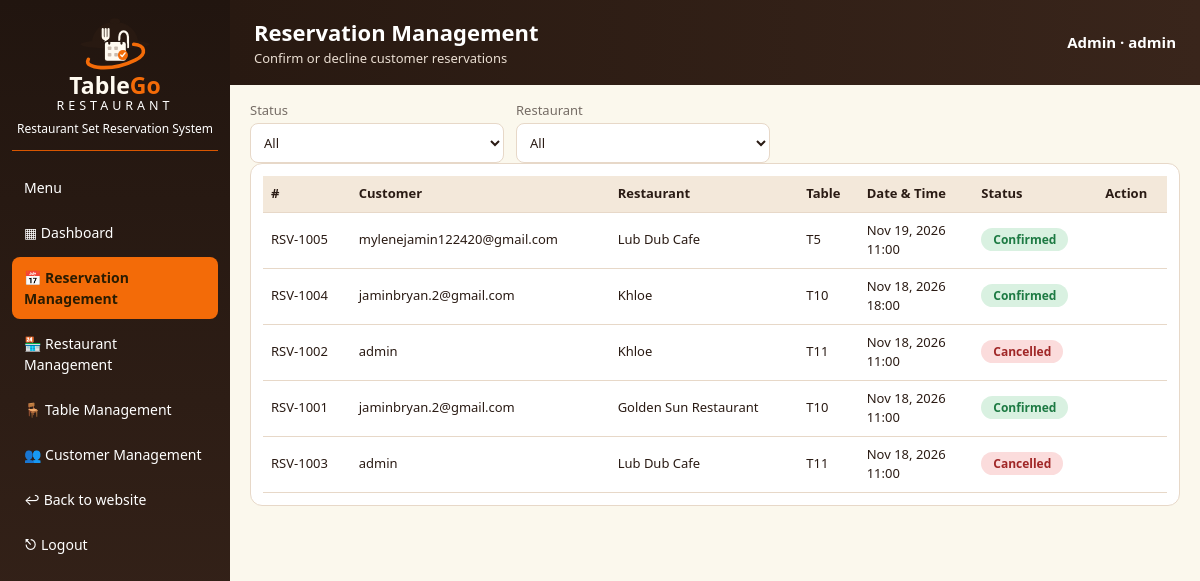
Page /dashboard/reservations/ (signed in) on the committed database.
### booking/models.py (models this page shows, shortened)
class Reservation(models.Model):
    STATUS = [("pending", "Pending"), ("confirmed", "Confirmed"), ("declined", "Declined"), ("cancelled", "Cancelled")]
    customer = models.ForeignKey(User, on_delete=models.CASCADE)
    customer_name = models.CharField(max_length=100, blank=True)
    restaurant = models.ForeignKey(Restaurant, on_delete=models.CASCADE)
    table = models.ForeignKey(Table, null=True, blank=True, on_delete=models.SET_NULL)
    date = models.DateField()
    time = models.CharField(max_length=5, choices=[(s, s) for s in SLOTS])
    guests = models.PositiveSmallIntegerField(validators=[MinValueValidator(1), MaxValueValidator(20)])
    phone = models.CharField(max_length=30, blank=True)
    occasion = models.CharField(max_length=30, blank=True)
    note = models.CharField(max_length=200, blank=True)
    status = models.CharField(max_length=10, choices=STATUS, default="pending")
    created = models.DateTimeField(auto_now_add=True)
    class Meta:
        ordering = ["date", "time"]

class Restaurant(models.Model):
    name = models.CharField(max_length=80)
    slug = models.SlugField(unique=True)
    cuisine = models.CharField(max_length=80)
    description = models.TextField(blank=True)
    fixtures = models.JSONField(default=list, blank=True, help_text="Floor-plan areas: label, x, y, w, h")
    location = models.CharField(max_length=80, blank=True)
    hours = models.CharField(max_length=60, blank=True)
    active = models.BooleanField(default=True)

class Table(models.Model):
    restaurant = models.ForeignKey(Restaurant, on_delete=models.CASCADE)
    name = models.CharField(max_length=20)
    seats = models.PositiveSmallIntegerField()
    shape = models.CharField(max_length=10, default="square",
                             choices=[("square", "Square"), ("rect", "Rectangle"), ("long", "Long"), ("banquet", "Banquet"), ("round", "Round")])
    x = models.PositiveSmallIntegerField(default=50, help_text="Left position on the floor plan, 0-100")
    y = models.PositiveSmallIntegerField(default=50, help_text="Top position on the floor plan, 0-100")

### booking/views.py (the view)
# urls.py: path("dashboard/reservations/", v.d_reservations, name="d_reservations"),
@dash_only
def d_reservations(request, rests, is_admin):
    status, slug = request.GET.get("status", ""), request.GET.get("r", "")
    items = Reservation.objects.filter(restaurant__in=rests).select_related("customer", "restaurant", "table").order_by("-date", "-time")
    if status:
        items = items.filter(status=status)
    if slug:
        items = items.filter(restaurant__slug=slug)
    return dash(request, "d_reservations.html", is_admin, "reservations", rests=rests, items=items, status=status, slug=slug)

### booking/views.py (called while the page is built)
def dash_only(fn):
    @wraps(fn)
    @login_required
    def wrapper(request, *a, **k):
        if request.user.is_staff:
            rests, is_admin = Restaurant.objects.all(), True
        elif getattr(request.user, "manager", None):
            rests, is_admin = Restaurant.objects.filter(pk=request.user.manager.restaurant_id), False
        else:
            raise PermissionDenied
        return fn(request, rests, is_admin, *a, **k)
    return wrapper

def dash(request, tpl, is_admin, nav, **ctx):
    return render(request, tpl, {"is_admin": is_admin, "nav": nav, **ctx})

### booking/templates/d_reservations.html (shortened to what this page needs)
{% extends "dash_base.html" %}{% block heading %}<h1>Reservation Management</h1><p>Confirm or decline customer reservations</p>{% endblock %}
{% block body %}<form method="get" class="grid2" style="max-width:520px"><label>Status<select name="status" onchange="this.form.submit()"><option value="">All</option></select></label>
<label>Restaurant<select name="r" onchange="this.form.submit()"><option value="">All</option></select></label></form>
<section class="box">{% include "_rtable.html" %}</section>{% endblock %}

### booking/templates/dash_base.html (shortened to what this page needs)
{% load static %}<!DOCTYPE html><html lang="en"><head><link rel="stylesheet" href="{% static 'booking/site.css' %}?v=3"></head><body>
<div class="dash"><aside class="side"><div class="logo">{% include "_logo.html" %}<b>Table<span>Go</span></b><small>RESTAURANT</small><em>Restaurant Set Reservation System</em></div>
<button class="side-menu-toggle" type="button" aria-expanded="false" aria-controls="side-nav">Menu</button><nav class="side-nav" id="side-nav">
<a class="{% if nav == 'dashboard' %}on{% endif %}" href="{% url 'dashboard' %}">▦ Dashboard</a>
<a class="{% if nav == 'reservations' %}on{% endif %}" href="{% url 'd_reservations' %}">📅 Reservation Management</a>
{% if is_admin %}<a class="{% if nav == 'restaurants' %}on{% endif %}" href="{% url 'd_restaurants' %}">🏪 Restaurant Management</a>{% endif %}
<a class="{% if nav == 'tables' %}on{% endif %}" href="{% url 'd_tables' %}">🪑 Table Management</a>
{% if is_admin %}<a class="{% if nav == 'customers' %}on{% endif %}" href="{% url 'd_customers' %}">👥 Customer Management</a>{% endif %}
<a href="{% url 'home' %}">↩ Back to website</a>
<form method="post" action="{% url 'logout' %}">{% csrf_token %}<button>⎋ Logout</button></form></nav></aside>
<div class="content"><div class="dtop"><div>{% block heading %}{% endblock %}</div><b>{% if is_admin %}Admin{% else %}Manager{% endif %} · {{ user.username }}</b></div>
<div class="dbody">{% for m in messages %}<div class="msg {{ m.tags }}">{{ m }}</div>{% endfor %}{% block body %}{% endblock %}</div></div></div>
</body></html>

### booking/templates/_rtable.html (shortened to what this page needs)
<div class="tw"><table class="dt"><tr><th>#</th><th>Customer</th><th>Restaurant</th><th>Table</th><th>Date &amp; Time</th><th>Status</th><th>Action</th></tr>
{% for r in items %}<tr><td>RSV-{{ r.pk|add:1000 }}</td><td>{{ r.customer.username }}</td><td>{{ r.restaurant.name }}</td><td>{{ r.table.name|default:"-" }}</td><td>{{ r.date|date:"M j, Y" }}<br>{{ r.time }}</td><td><span class="badge {{ r.status }}">{{ r.get_status_display }}</span></td>
<td></td></tr>
{% empty %}<tr><td colspan="7" class="mu">No reservations yet.</td></tr>{% endfor %}</table></div>

### booking/static/booking/site.css (style rules this page uses)
:root { --navy: #281911; --gold: #f36b08; --gold2: #d95600; --cream: #fbf8ed; --tx: #2a1b14; --mu: #756c65; --bd: #e7d8c8; --ok: #2ea05a; --bad: #d84a4a; }
* { box-sizing: border-box; }
body { margin: 0; font: 15px/1.5 system-ui, -apple-system, "Segoe UI", sans-serif; background: var(--cream); color: var(--tx); }
a { color: inherit; }
.brand-name > b span, .logo > b span { color: var(--gold); }
button { font: inherit; cursor: pointer; }
.grid2 { display: grid; grid-template-columns: 1fr 1fr; gap: 12px; }
label { display: block; font-size: 13px; color: var(--mu); }
input, select { width: 100%; padding: 9px; margin-top: 3px; border: 1px solid var(--bd); border-radius: 8px; font: inherit; background: #fff; color: var(--tx); }
.badge { padding: 3px 12px; border-radius: 99px; font-size: 12px; font-weight: 600; background: #e3e6ec; }
.badge.confirmed, .badge.on { background: #d9f1e1; color: #1d7a43; }
.badge.declined, .badge.cancelled, .badge.off { background: #fbdcdc; color: #a02727; }
.dash { display: grid; grid-template-columns: 230px 1fr; min-height: 100vh; }
.side { background: linear-gradient(#21150f, #39251b); color: #fff; padding: 16px 12px; display: flex; flex-direction: column; gap: 4px; }
.side-nav { display: flex; flex-direction: column; gap: 4px; }
.side-menu-toggle { display: none; }
.logo { text-align: center; margin-bottom: 12px; border-bottom: 1px solid var(--gold2); padding-bottom: 12px; display: flex; flex-direction: column; align-items: center; }
.logo b { color: #fffaf0; font: 900 23px/1 system-ui, sans-serif; }
.logo small { letter-spacing: 4px; }
.logo em { font-size: 12px; font-style: normal; margin-top: 4px; }
.side a, .side button { color: #fff; text-decoration: none; padding: 10px 12px; border-radius: 8px; font-size: 14px; background: none; border: 0; text-align: left; width: 100%; display: block; }
.side a.on { background: var(--gold); color: #2a1c02; font-weight: 700; }
.side form { margin: 0; }
.content { min-width: 0; }
.dtop { background: linear-gradient(90deg, var(--navy), #39251b); color: #fff; padding: 16px 24px; display: flex; justify-content: space-between; align-items: center; flex-wrap: wrap; gap: 8px; }
.dtop h1 { margin: 0; font-size: 22px; }
.dtop p { margin: 0; font-size: 13px; color: #eaded2; }
.dbody { padding: 16px 20px 40px; }
.box { background: #fff; border: 1px solid var(--bd); border-radius: 12px; margin-bottom: 16px; overflow: hidden; }
.box > *:not(.bh) { margin: 12px; }
.tw { overflow-x: auto; }
.dt { width: 100%; border-collapse: collapse; font-size: 13px; min-width: 560px; }
.dt th { background: #f3e8da; text-align: left; }
.dt th, .dt td { padding: 8px; border-bottom: 1px solid var(--bd); }

### rows in the picture
Reservation: pk|add "1005", customer.username "mylenejamin122420@gmail.com", restaurant.name "Lub Dub Cafe", table.name "T5", date "Nov 19, 2026", time "11:00", status "Confirmed"
Reservation: pk|add "1004", customer.username "jaminbryan.2@gmail.com", restaurant.name "Khloe", table.name "T10", date "Nov 18, 2026", time "18:00", status "Confirmed"
Reservation: pk|add "1002", customer.username "admin", restaurant.name "Khloe", table.name "T11", date "Nov 18, 2026", time "11:00", status "Cancelled"
Reservation: pk|add "1001", customer.username "jaminbryan.2@gmail.com", restaurant.name "Golden Sun Restaurant", table.name "T10", date "Nov 18, 2026", time "11:00", status "Confirmed"
Reservation: pk|add "1003", customer.username "admin", restaurant.name "Lub Dub Cafe", table.name "T11", date "Nov 18, 2026", time "11:00", status "Cancelled"

### other values in the picture
{{ user.username }} "admin"
